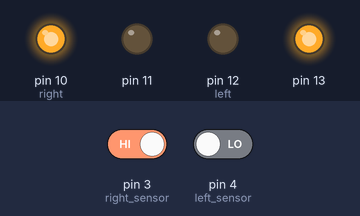
Recording of a sketch running on a simulated Arduino Uno, built with avr-gcc and run on an emulated ATmega328P. On the bench: output pins drawn as LEDs (lit = HIGH). The inputs (shaded band) are chosen by the test bench; at power-on: pin 3 (right_sensor) HIGH, pin 4 (left_sensor) LOW.

Above: at 1.2 s.
1.3 s: pin 3 (right_sensor) driven LOW
At 2.2 s:
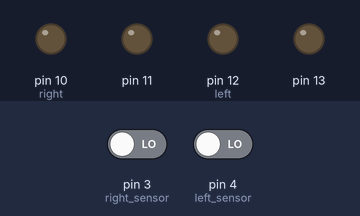
2.8 s: pin 4 (left_sensor) driven HIGH
At 3.4 s:
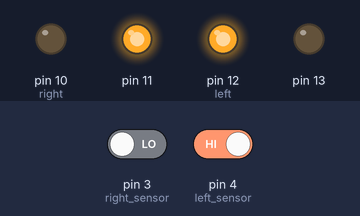
4.3 s: pin 3 (right_sensor) driven HIGH
At 5.5 s:
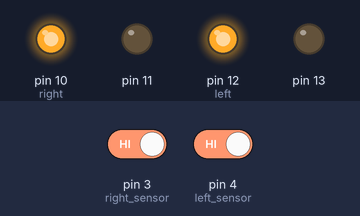
5.8 s: pin 4 (left_sensor) driven LOW
At 6.8 s:
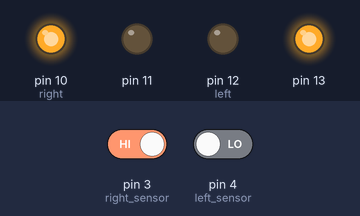
Timing chart, 0 to 8.3 s (numbered marks = the images above; inputs shaded):
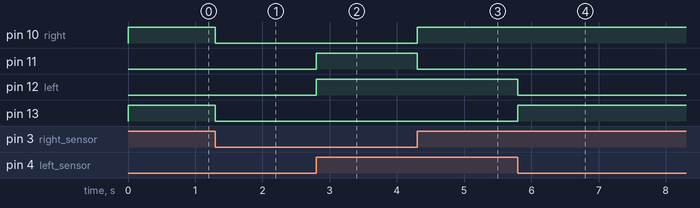

Measured:
- after the input at 1.3 s, pin 10 (right), pin 13: HIGH → LOW at once
- after the input at 2.8 s, pin 11, pin 12 (left): LOW → HIGH at once
- after the input at 4.3 s, pin 10 (right): LOW → HIGH at once; pin 11: HIGH → LOW at once
- after the input at 5.8 s, pin 12 (left): HIGH → LOW at once; pin 13: LOW → HIGH at once

The sketch:

White_Line_Follower.ino
```cpp
void setup()
{
pinMode(10,OUTPUT); //right
pinMode(11,OUTPUT);
pinMode(12,OUTPUT);//left
pinMode(13,OUTPUT);
pinMode(3,INPUT); //right sensor
pinMode(4,INPUT); //left sensor
}

void loop()
{
int l = digitalRead(4);
int r = digitalRead(3);

if(l==HIGH && r==HIGH)
{
digitalWrite(10,HIGH);
digitalWrite(11,LOW);
digitalWrite(12,HIGH);
digitalWrite(13,LOW);
}
else if(l==LOW && r==HIGH)
{
digitalWrite(10,HIGH);
digitalWrite(11,LOW);
digitalWrite(12,LOW);
digitalWrite(13,HIGH);
}
else if(r==LOW && l==HIGH)
{
digitalWrite(10,LOW);
digitalWrite(11,HIGH);
digitalWrite(12,HIGH);
digitalWrite(13,LOW);
}
else
{
digitalWrite(10,LOW);
digitalWrite(11,LOW);
digitalWrite(12,LOW);
digitalWrite(13,LOW);
}
}
```
